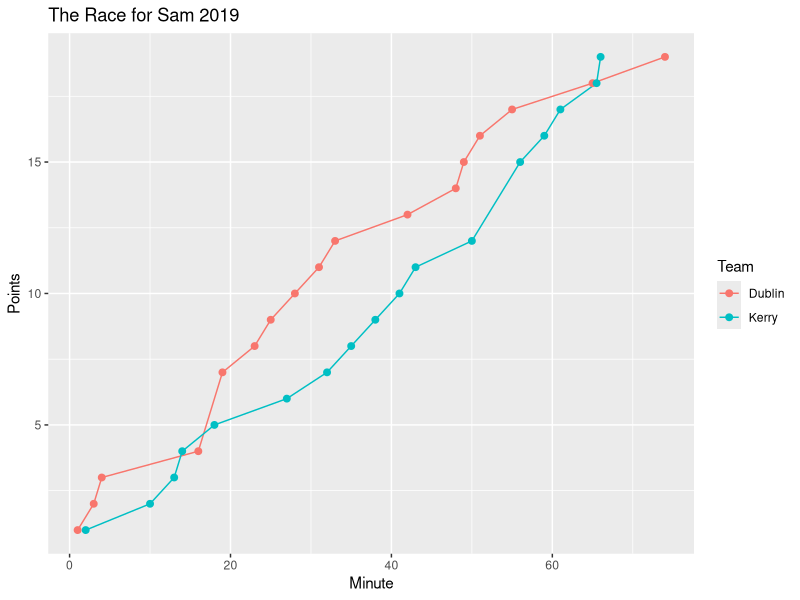

Recreate this plot in R.
library(readxl)
library(dplyr)
library(ggplot2)

# source: https://www.gaa.ie/live-updates/sept0119/

match <- read_excel("datasets/sport/DublinKerry19.xlsx")

scores <- match %>% group_by(Team,Scorer) %>% summarise(Points=sum(Points)) %>%
          arrange(desc(Points))

ggplot(data=match,aes(x=Time,y=Score,colour=Team))+
  geom_line()+geom_point(size=2)+xlab("Minute")+ylab("Points")+
  ggtitle("The Race for Sam 2019")
